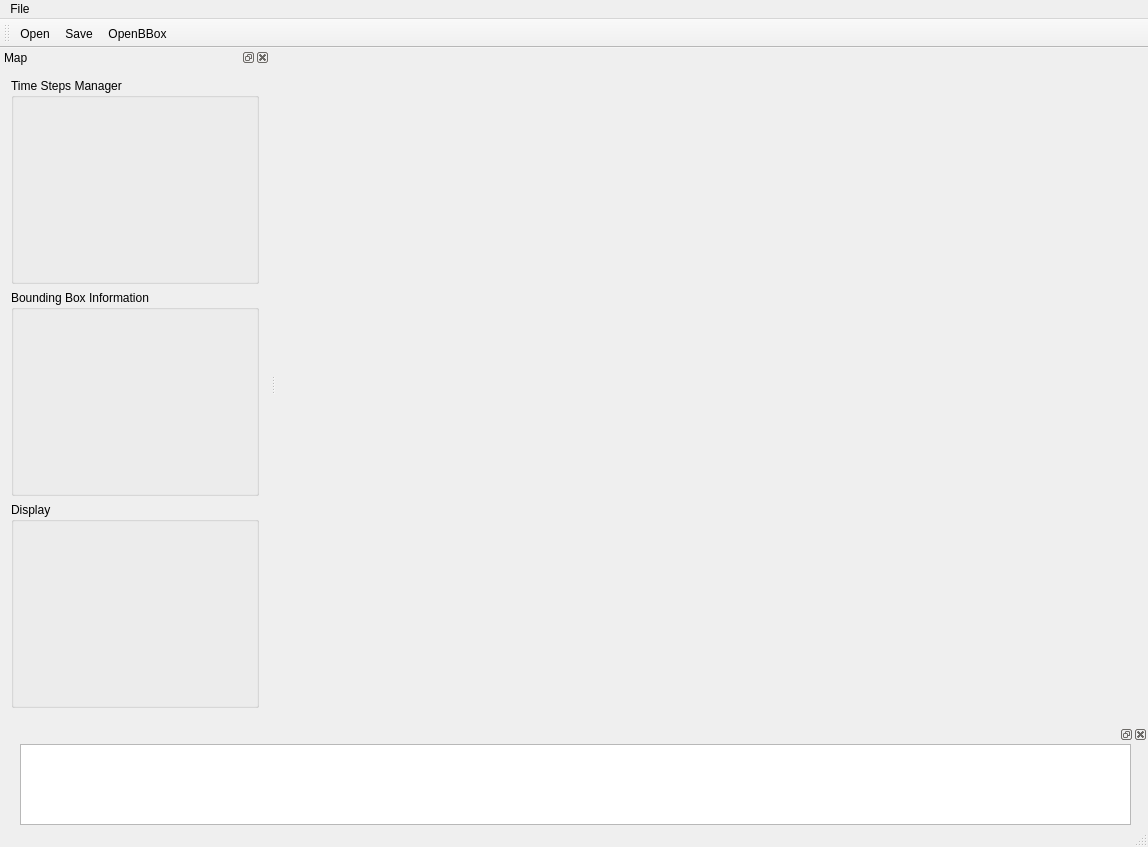
<?xml version="1.0" encoding="UTF-8"?>
<ui version="4.0">
 <class>MainWindow</class>
 <widget class="QMainWindow" name="MainWindow">
  <property name="geometry">
   <rect>
    <x>0</x>
    <y>0</y>
    <width>1148</width>
    <height>847</height>
   </rect>
  </property>
  <property name="windowTitle">
   <string>Bounding Box Me!</string>
  </property>
  <widget class="QVTKOpenGLWidget" name="qvtkWidget">
   <layout class="QGridLayout" name="gridLayout"/>
  </widget>
  <widget class="QMenuBar" name="menuBar">
   <property name="enabled">
    <bool>true</bool>
   </property>
   <property name="geometry">
    <rect>
     <x>0</x>
     <y>0</y>
     <width>1148</width>
     <height>19</height>
    </rect>
   </property>
   <widget class="QMenu" name="menuFile">
    <property name="title">
     <string>File</string>
    </property>
    <addaction name="actionOpen"/>
    <addaction name="actionSave"/>
    <addaction name="actionReload"/>
    <addaction name="actionQuit"/>
   </widget>
   <addaction name="menuFile"/>
  </widget>
  <widget class="QToolBar" name="mainToolBar">
   <property name="enabled">
    <bool>true</bool>
   </property>
   <attribute name="toolBarArea">
    <enum>TopToolBarArea</enum>
   </attribute>
   <attribute name="toolBarBreak">
    <bool>false</bool>
   </attribute>
   <addaction name="actionOpen"/>
   <addaction name="actionSave"/>
   <addaction name="actionOpenBBox"/>
  </widget>
  <widget class="QStatusBar" name="statusBar">
   <property name="enabled">
    <bool>true</bool>
   </property>
  </widget>
  <widget class="QDockWidget" name="dockWidget">
   <property name="windowTitle">
    <string>Map</string>
   </property>
   <attribute name="dockWidgetArea">
    <number>1</number>
   </attribute>
   <widget class="QWidget" name="dockWidgetContents">
    <property name="minimumSize">
     <size>
      <width>270</width>
      <height>0</height>
     </size>
    </property>
    <layout class="QVBoxLayout" name="verticalLayout">
     <item>
      <widget class="timeStepsManager_ui" name="groupBox_TimeSteps_Manager">
       <property name="minimumSize">
        <size>
         <width>0</width>
         <height>0</height>
        </size>
       </property>
       <property name="title">
        <string>Time Steps Manager</string>
       </property>
      </widget>
     </item>
     <item>
      <widget class="BoundingBoxInformation_ui" name="groupBox_BB_Information">
       <property name="title">
        <string>Bounding Box Information</string>
       </property>
      </widget>
     </item>
     <item>
      <widget class="DisplayManager_ui" name="groupBox_DisplayManager">
       <property name="title">
        <string>Display</string>
       </property>
      </widget>
     </item>
    </layout>
   </widget>
  </widget>
  <widget class="QDockWidget" name="dockWidget_2">
   <property name="minimumSize">
    <size>
     <width>49</width>
     <height>100</height>
    </size>
   </property>
   <property name="maximumSize">
    <size>
     <width>524287</width>
     <height>100</height>
    </size>
   </property>
   <property name="floating">
    <bool>false</bool>
   </property>
   <attribute name="dockWidgetArea">
    <number>8</number>
   </attribute>
   <widget class="QWidget" name="dockWidgetContents_2">
    <widget class="QTextBrowser" name="textBrowser_logger">
     <property name="geometry">
      <rect>
       <x>20</x>
       <y>0</y>
       <width>1111</width>
       <height>81</height>
      </rect>
     </property>
    </widget>
   </widget>
  </widget>
  <action name="actionOpen">
   <property name="icon">
    <iconset resource="assets/resources.qrc">
     <normaloff>:/icon/folder-open-solid.svg</normaloff>:/icon/folder-open-solid.svg</iconset>
   </property>
   <property name="text">
    <string>Open</string>
   </property>
   <property name="toolTip">
    <string>&lt;html&gt;&lt;head/&gt;&lt;body&gt;&lt;p&gt;Open Lidar Point Clouds dataset&lt;/p&gt;&lt;/body&gt;&lt;/html&gt;</string>
   </property>
  </action>
  <action name="actionSave">
   <property name="icon">
    <iconset resource="assets/resources.qrc">
     <normaloff>:/icon/save-solid.svg</normaloff>:/icon/save-solid.svg</iconset>
   </property>
   <property name="text">
    <string>Save</string>
   </property>
   <property name="toolTip">
    <string>&lt;html&gt;&lt;head/&gt;&lt;body&gt;&lt;p&gt;Save Bounding Box Dataset&lt;/p&gt;&lt;/body&gt;&lt;/html&gt;</string>
   </property>
  </action>
  <action name="actionReload">
   <property name="icon">
    <iconset resource="assets/resources.qrc">
     <normaloff>:/icon/redo-alt-solid.svg</normaloff>:/icon/redo-alt-solid.svg</iconset>
   </property>
   <property name="text">
    <string>Reload</string>
   </property>
  </action>
  <action name="actionQuit">
   <property name="text">
    <string>Quit</string>
   </property>
  </action>
  <action name="actionOpenBBox">
   <property name="icon">
    <iconset resource="assets/resources.qrc">
     <normaloff>:/icon/box-open-solid.svg</normaloff>:/icon/box-open-solid.svg</iconset>
   </property>
   <property name="text">
    <string>OpenBBox</string>
   </property>
   <property name="toolTip">
    <string>&lt;html&gt;&lt;head/&gt;&lt;body&gt;&lt;p&gt;Open Bounding Box Dataset&lt;/p&gt;&lt;/body&gt;&lt;/html&gt;</string>
   </property>
  </action>
  <zorder>dockWidget</zorder>
  <zorder>dockWidget_2</zorder>
 </widget>
 <layoutdefault spacing="6" margin="11"/>
 <customwidgets>
  <customwidget>
   <class>QVTKOpenGLWidget</class>
   <extends>QWidget</extends>
   <header>QVTKOpenGLWidget.h</header>
   <container>1</container>
  </customwidget>
  <customwidget>
   <class>timeStepsManager_ui</class>
   <extends>QGroupBox</extends>
   <header>timeStepsManager_ui.h</header>
   <container>1</container>
  </customwidget>
  <customwidget>
   <class>DisplayManager_ui</class>
   <extends>QGroupBox</extends>
   <header>displayManager_ui.h</header>
   <container>1</container>
  </customwidget>
  <customwidget>
   <class>BoundingBoxInformation_ui</class>
   <extends>QGroupBox</extends>
   <header>boundingBoxInformation_ui.h</header>
   <container>1</container>
  </customwidget>
 </customwidgets>
 <resources>
  <include location="assets/resources.qrc"/>
 </resources>
 <connections/>
</ui>
